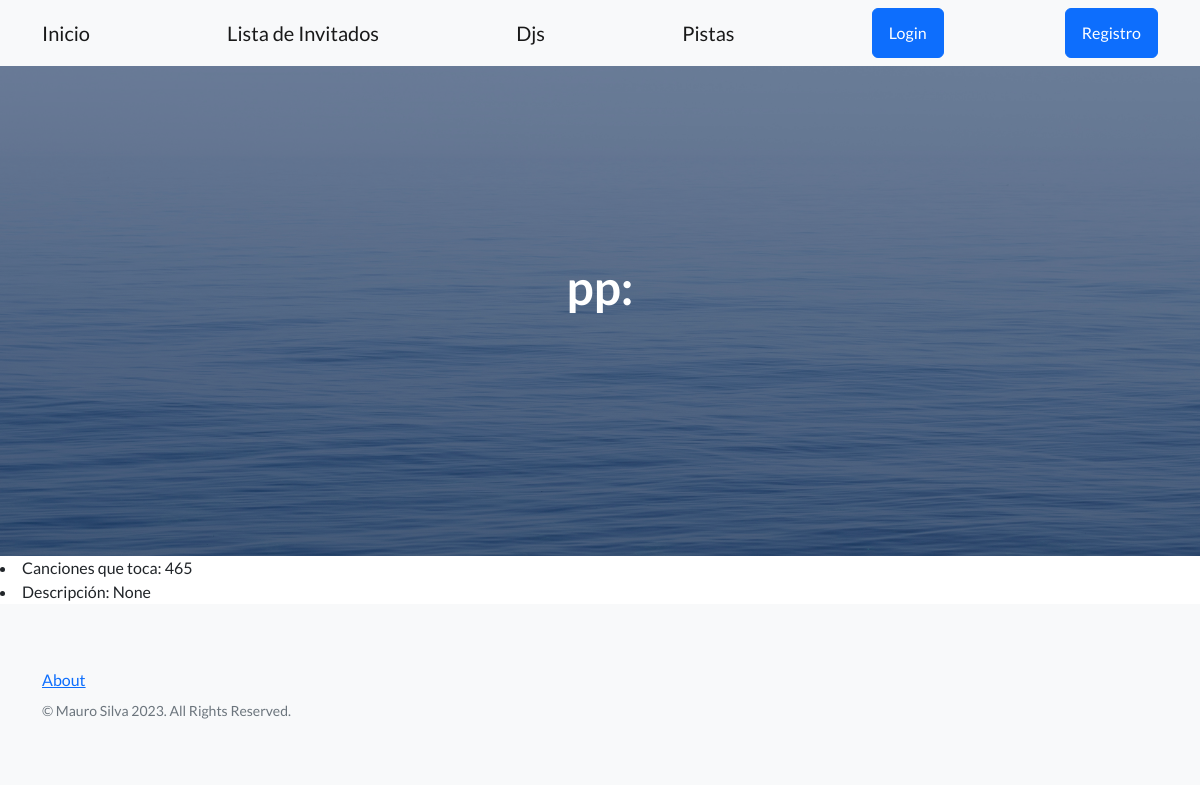
Page /djs/mostrar-dj/1 on the committed database.
### inicio/models.py (models this page shows, shortened)
class Dj(models.Model):
    nombre = models.CharField(max_length=20)
    canciones = models.IntegerField()
    descripcion = models.TextField(null=True)

### inicio/views.py (the view)
# urls.py: path('djs/mostrar-dj/<int:pk>', views.MostrarDj.as_view(), name='mostrar dj'),
class MostrarDj(DetailView):
    model = Dj
    template_name = 'inicio/CBV/mostrar-dj-CBV.html'

### inicio/templates/inicio/CBV/mostrar-dj-CBV.html (shortened to what this page needs)
{% extends 'base.html' %}
{% block mensaje_inicio %}
{{dj.nombre}}:
{% endblock mensaje_inicio %}
{% block contenido %}
<li>Canciones que toca: {{dj.canciones}}</li>
<li>Descripción: {{dj.descripcion}}</li>
{% endblock contenido %}

### rows in the picture
Dj: nombre "pp", canciones "465", descripcion "None"
